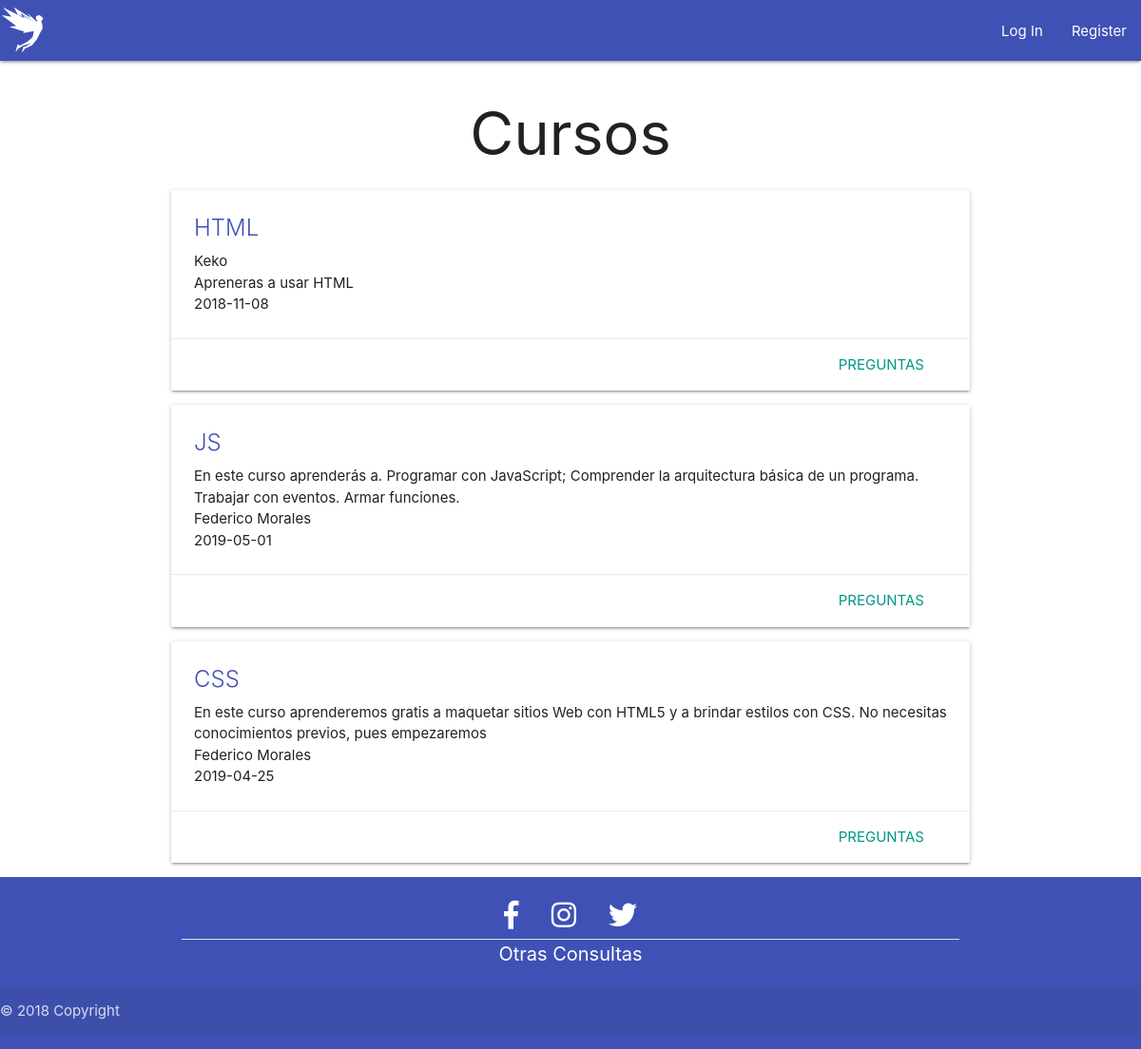
Before: / with the older database file.
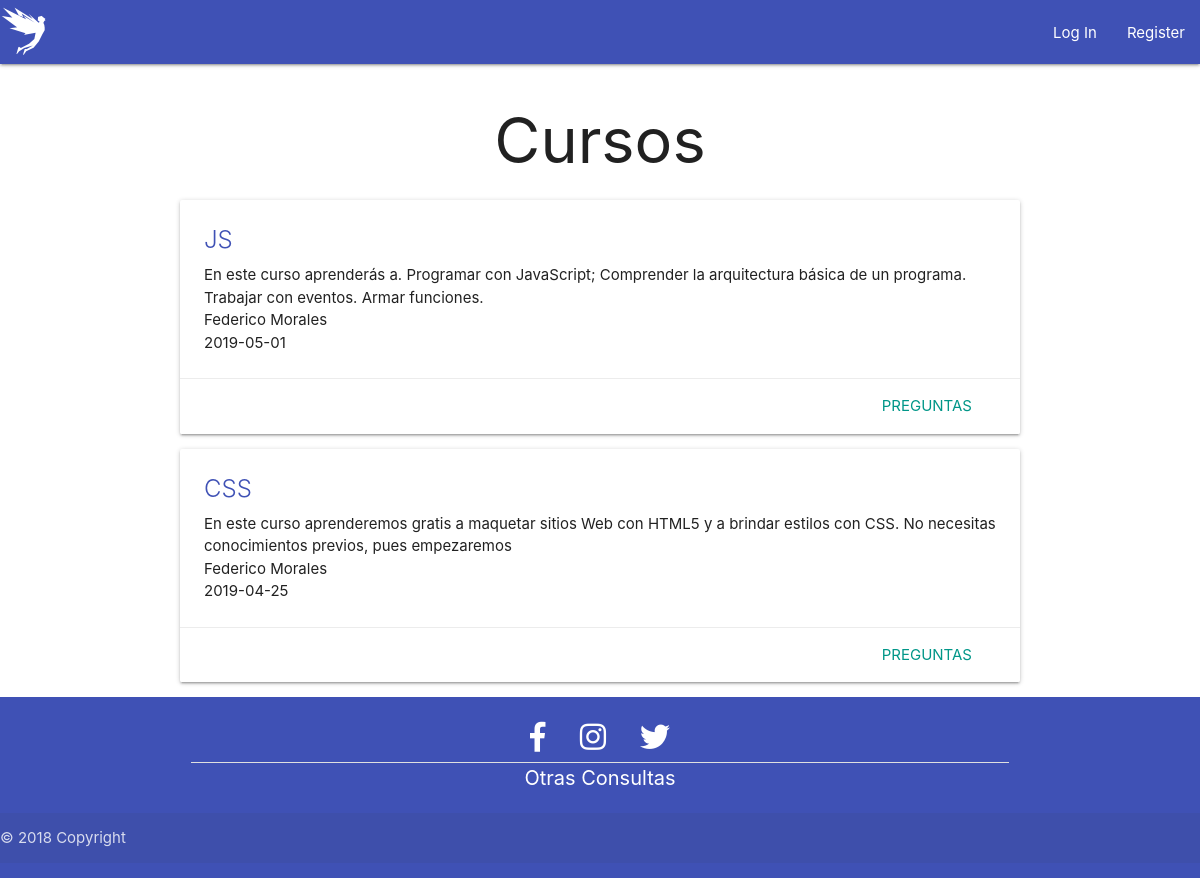
After: the same page with the newer database file.
### tables this page shows
CREATE TABLE `cursos` (
  `curso_cod` int(11) NOT NULL,
  `curso_nombre` varchar(50) NOT NULL,
  `curso_profesor` varchar(50) NOT NULL,
  `curso_desc` varchar(255) NOT NULL,
  `curso_fecha` date NOT NULL
);

### index.php (the view, shortened to what this page needs)
<!DOCTYPE html>
<html>
<head>
  <link rel="stylesheet" href="https://use.fontawesome.com/releases/v5.5.0/css/all.css">
  <link type="text/css" rel="stylesheet" href="css/materialize.min.css" media="screen,projection" />
  <link rel="stylesheet" href="css/style.css">
</head>
<body>
  <?php include "navbar.php"; ?>
  <?=$nav?>
  <main class="container">
    <h1 class="center-align">Cursos</h1>
    <?php
      include 'conexion.php';
      $registros = $base->query("SELECT * FROM cursos")->fetchAll(PDO::FETCH_OBJ);
      foreach ($registros as $curso) {
     	echo "<div class='card white hoverable my2'>
        <div class='card-content '>
        <span class='card-title indigo-text'>$curso->curso_nombre</span>
        <p>$curso->curso_desc</p>
        <p>$curso->curso_profesor</p>
        <p>$curso->curso_fecha</p>
        </div>
      <div class='card-action right-align'>
        <a class='teal-text' href='preguntas.php?id=$curso->curso_cod'>Preguntas</a>
      </div>
    </div>";
    }
?>
  </main>
  <?php include "footer.php" ?>
  <?=footer()?>
</body>
</html>

Changed rows visible on the page:
removed cursos: curso_nombre "HTML", curso_desc "Keko", curso_profesor "Apreneras a usar HTML", curso_fecha "2018-11-08"
